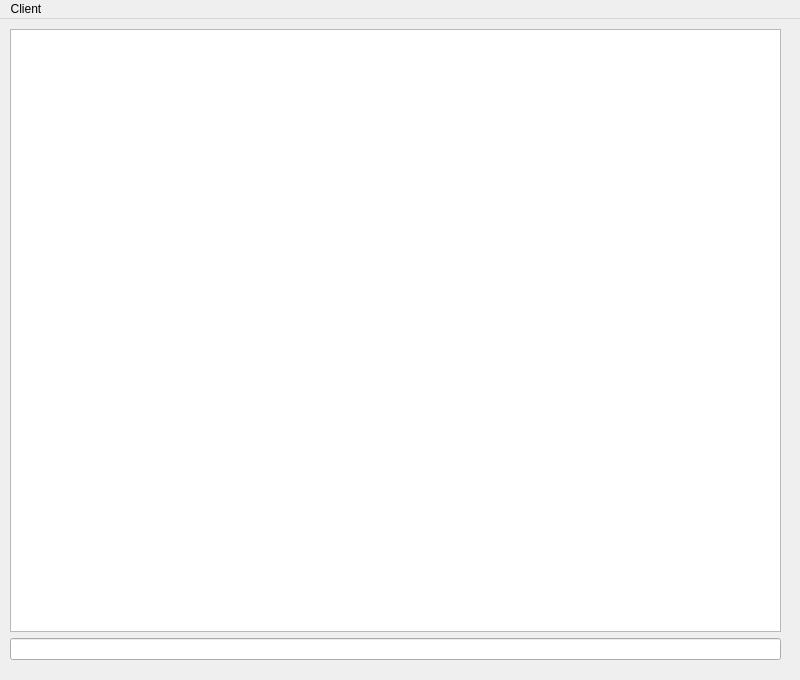
<ui version="4.0" >
 <class>DevClient</class>
 <widget class="QMainWindow" name="DevClient" >
  <property name="geometry" >
   <rect>
    <x>0</x>
    <y>0</y>
    <width>800</width>
    <height>680</height>
   </rect>
  </property>
  <property name="windowTitle" >
   <string>DevClient</string>
  </property>
  <widget class="QWidget" name="centralwidget" >
   <widget class="QWidget" name="" >
    <property name="geometry" >
     <rect>
      <x>10</x>
      <y>10</y>
      <width>771</width>
      <height>631</height>
     </rect>
    </property>
    <layout class="QVBoxLayout" >
     <property name="margin" >
      <number>0</number>
     </property>
     <property name="spacing" >
      <number>6</number>
     </property>
     <item>
      <widget class="QTextBrowser" name="textOutput" />
     </item>
     <item>
      <widget class="QLineEdit" name="textInput" />
     </item>
    </layout>
   </widget>
  </widget>
  <widget class="QMenuBar" name="menubar" >
   <property name="geometry" >
    <rect>
     <x>0</x>
     <y>0</y>
     <width>800</width>
     <height>29</height>
    </rect>
   </property>
   <widget class="QMenu" name="menuClient" >
    <property name="title" >
     <string>Client</string>
    </property>
    <addaction name="actionConnect" />
    <addaction name="actionDisconnect" />
    <addaction name="separator" />
    <addaction name="actionExit" />
   </widget>
   <addaction name="menuClient" />
  </widget>
  <action name="actionConnect" >
   <property name="text" >
    <string>Connetti</string>
   </property>
  </action>
  <action name="actionDisconnect" >
   <property name="text" >
    <string>Disconnetti</string>
   </property>
  </action>
  <action name="actionExit" >
   <property name="text" >
    <string>Esci</string>
   </property>
  </action>
 </widget>
 <resources/>
 <connections>
  <connection>
   <sender>actionExit</sender>
   <signal>activated()</signal>
   <receiver>DevClient</receiver>
   <slot>close()</slot>
   <hints>
    <hint type="sourcelabel" >
     <x>-1</x>
     <y>-1</y>
    </hint>
    <hint type="destinationlabel" >
     <x>399</x>
     <y>339</y>
    </hint>
   </hints>
  </connection>
 </connections>
</ui>
